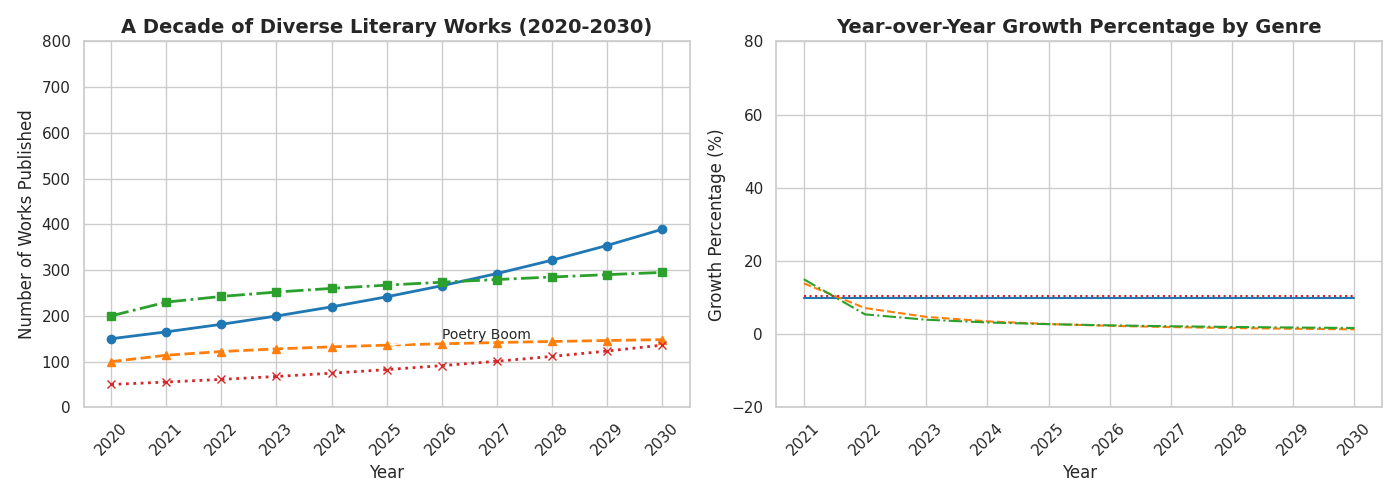

Generate this figure with Python:
import matplotlib.pyplot as plt
import numpy as np

years = np.arange(2020, 2031)

novels_published = 150 * (1.1 ** np.arange(len(years)))
poetry_published = 100 + 20 * np.log1p(np.arange(len(years)))
short_stories_published = 200 + 30 * np.sqrt(np.arange(len(years)))
essays_published = 50 * np.exp(0.1 * np.arange(len(years)))

fig, axs = plt.subplots(1, 2, figsize=(14, 5))

axs[0].plot(years, novels_published, color='#1f77b4', marker='o', linewidth=2, linestyle='-')
axs[0].plot(years, poetry_published, color='#ff7f0e', marker='^', linewidth=2, linestyle='--')
axs[0].plot(years, short_stories_published, color='#2ca02c', marker='s', linewidth=2, linestyle='-.')
axs[0].plot(years, essays_published, color='#d62728', marker='x', linewidth=2, linestyle=':')

axs[0].set_title('A Decade of Diverse Literary Works (2020-2030)', fontsize=14, fontweight='bold')
axs[0].set_xlabel('Year', fontsize=12)
axs[0].set_ylabel('Number of Works Published', fontsize=12)
axs[0].set_xticks(years)
axs[0].set_xticklabels(years, rotation=45)
axs[0].set_yticks(np.arange(0, 801, 100))
axs[0].annotate('Poetry Boom', xy=(2025, poetry_published[5]), xytext=(2026, 150),
                arrowprops=dict(facecolor='black', arrowstyle='->'), fontsize=10)

growth_novels = np.diff(novels_published) / novels_published[:-1] * 100
growth_poetry = np.diff(poetry_published) / poetry_published[:-1] * 100
growth_short_stories = np.diff(short_stories_published) / short_stories_published[:-1] * 100
growth_essays = np.diff(essays_published) / essays_published[:-1] * 100

growth_years = years[1:]

axs[1].plot(growth_years, growth_novels, color='#1f77b4', linestyle='-')
axs[1].plot(growth_years, growth_poetry, color='#ff7f0e', linestyle='--')
axs[1].plot(growth_years, growth_short_stories, color='#2ca02c', linestyle='-.')
axs[1].plot(growth_years, growth_essays, color='#d62728', linestyle=':')

axs[1].set_title('Year-over-Year Growth Percentage by Genre', fontsize=14, fontweight='bold')
axs[1].set_xlabel('Year', fontsize=12)
axs[1].set_ylabel('Growth Percentage (%)', fontsize=12)
axs[1].set_xticks(growth_years)
axs[1].set_xticklabels(growth_years, rotation=45)
axs[1].set_yticks(np.arange(-20, 81, 20))

plt.tight_layout()
plt.show()
